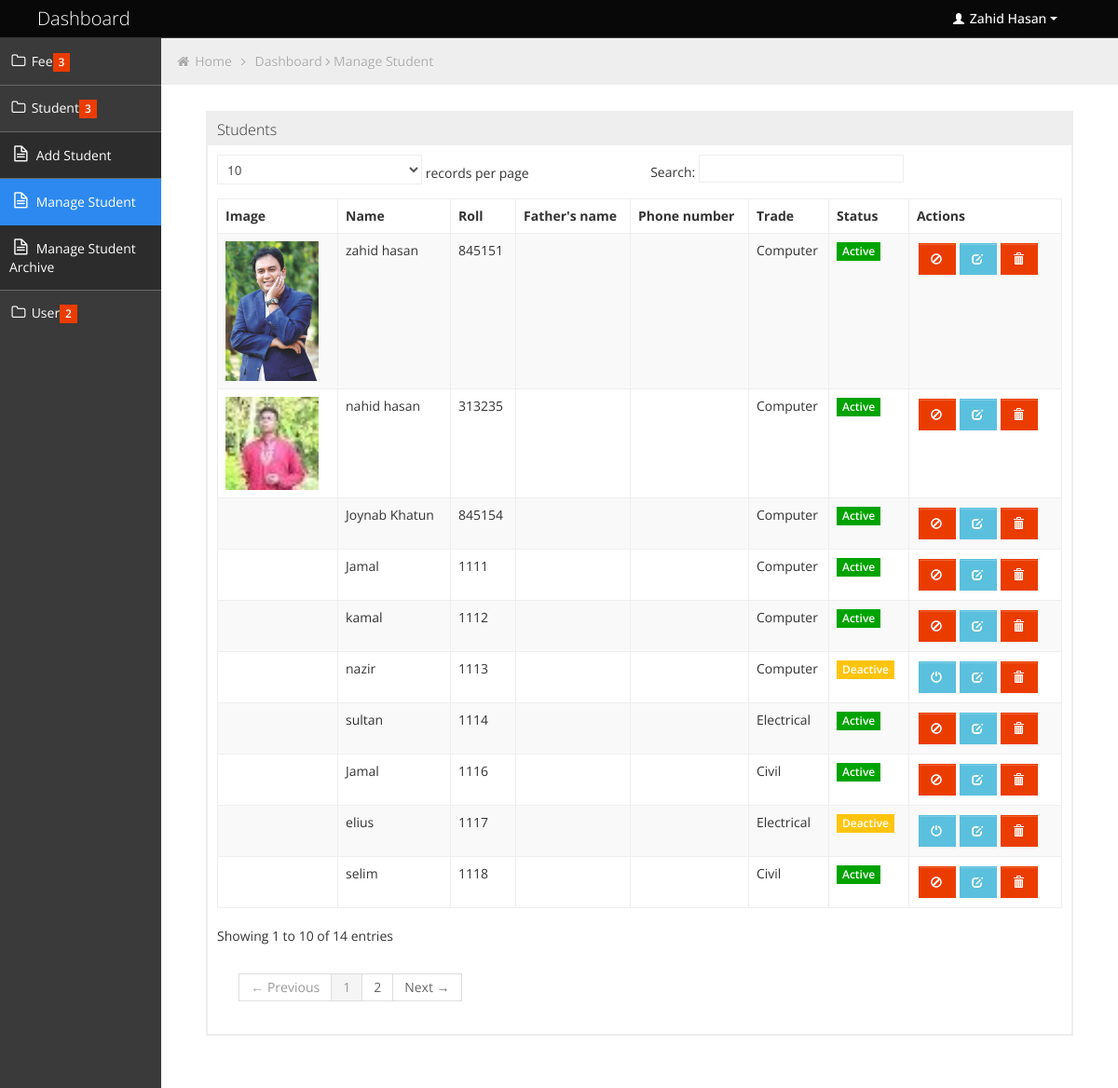
/admin/manageStudent.php (signed in), run on the app's committed database.
### tables this page shows
CREATE TABLE `lms_student` (
  `student_id` int(100) NOT NULL,
  `student_name` varchar(50) NOT NULL,
  `fathersName` varchar(50) NOT NULL,
  `Address` varchar(100) NOT NULL,
  `PhoneNumber` text NOT NULL,
  `student_roll` int(10) NOT NULL,
  `student_image` varchar(255) NOT NULL,
  `student_technology` text NOT NULL,
  `deleteStatus` int(1) NOT NULL,
  `activeStatus` int(1) NOT NULL
);

### admin/manageStudent.php (called while the page is built, shortened)
<?php
	$breadcrumb="Manage Student";
	include 'dashboard.php';
?>

### classes/database.php (called while the page is built, shortened)
<?php
    class Database{
        public function __construct() {
            $userName="root";
            $hostName="localhost";
            $password="";
            $dbName="feecollectionsystem";
            $this->link= mysqli_connect($hostName, $userName, $password, $dbName);
        }
    }
?>

### classes/admin.php (called while the page is built, shortened)
<?php
    include 'database.php';
    class Admin{
        public $db;
        public function __construct() {
            $this->db=new Database();
        }
		public function viewStudentAll(){
			$sql="SELECT * FROM lms_student WHERE 	deleteStatus<>1";
			$result=mysqli_query($this->db->link,$sql);
			return $result;
		}
    }
?>

### admin/pages/manageStudent.php (the view)
<?php
	$StudentResult=$objAdmin->viewStudentAll();
?>
			<div class="row-fluid sortable">
				<div class="box span12">
					<div class="box-header" data-original-title>
						<h2>Students</h2>
					</div>
					<div class="box-content">
						<style type="text/css">
							form{
								float:left;
								margin:2px;
							}
						</style>
						<table class="table table-striped table-bordered bootstrap-datatable datatable">
						  <thead>
							  <tr>
								  <th>Image</th>
								  <th>Name</th>
								  <th>Roll</th>
								  <th>Father's name</th>
								  <th>Phone number</th>
								  <th>Trade</th>
								  <th>Status</th>
								  <?php
								  	if(($_SESSION['fcs_user_level']==1)||($_SESSION['fcs_user_level']==2)){
								  ?>
								    <th>Actions</th>
								  <?php
								  	}
								  ?>
							  </tr>
						  </thead>
						  <tbody>
                                                      <?php
                                                        while($studentRow= mysqli_fetch_assoc($StudentResult)){
                                                            ?>
                                                      <tr>
                                                              <td>
                                                                  <?php
                                                                  if (isset($studentRow['student_image'])) {
                                                                      ?>
                                                                      <a href="../<?php echo $studentRow['student_image']; ?>">
                                                                          <img width='100' src="../<?php echo $studentRow['student_image']; ?>" alt="" />
                                                                      </a>
                                                                      <?php
                                                                  }
                                                                  ?>
                                                              </td>
                                                                        <td><?php echo  $studentRow['student_name']; ?></td>
                                                                        <td><?php echo  $studentRow['student_roll']; ?></td>
                                                                        <td><?php echo  $studentRow['fathersName']; ?></td>
                                                                        <td><?php echo  $studentRow['PhoneNumber']; ?></td>
                                                                        <td><?php echo  $studentRow['student_technology']; ?></td>
                                                                        <td class="center">
                                                                            <?php
                                                                            if ($studentRow['activeStatus'] == 1) {
                                                                                ?>
                                                                                <span class="label label-success">Active</span>
                                                                                <?php
                                                                            } else {
                                                                                ?>
                                                                                <span class="label label-warning">Deactive</span>
                                                                                <?php
                                                                            }
                                                                            ?>
                                                                        </td>
																		<?php
																			if(($_SESSION['fcs_user_level']==1)||($_SESSION['fcs_user_level']==2)){
																		?>
																			<td class="center">
																				<form action="" method='post'>
																						<?php
																						if ($studentRow['activeStatus'] == 1) {
																							?>
																							<button class="btn btn-danger" type='submit' name='deactiveStudent' value="<?php echo  $studentRow['student_id']; ?>" title='deactive'>
																								<i class="halflings-icon white ban-circle"></i>
																							</button>
																							<?php
																						} else {
																							?>
																							<button class="btn btn-info" type='submit' name='activeStudent' value="<?php echo  $studentRow['student_id']; ?>" title='active'>
																								<i class="halflings-icon white off"></i>
																							</button>
																							<?php
																						}
																						?>
																					</form>
																				   <form action="editStudent.php" method='post'>
																						<button class="btn btn-info" type='submit' name='editStudentId' value="<?php echo $studentRow['student_id'];?>" title='edit'>
																							<i class="halflings-icon white edit"></i>
																						</button>
																					</form>
																					<?php
																						if(($_SESSION['fcs_user_level']==1)){
																					?>
																						<form action="" method='post'>
																							<button onclick="return confirm('Are you want to delete it!')" class="btn btn-danger" type='submit' name='deleteStudentid' value="<?php echo $studentRow['student_id'];?>"  title='delete'>
																								<i class="halflings-icon white trash"></i>
																							</button>
																						</form>
																					<?php
																						}
																					?>
																			</td>
																		<?php
																			}
																		?>
                                                                </tr>
                                                            <?php
                                                        }
                                                      ?>
						  </tbody>
					  </table>
					</div>
				</div>
			</div>

### admin/dashboard.php (shortened to what this page needs)
<?php
if(isset($_SESSION['fcs_activation_status'])){
	if($_SESSION['fcs_activation_status']==1){
		if($_SESSION['deleteStatus']==0){
			include 'master.php';
		}else{
			$message="you can't login. <br />because this account is deleted!";
		header("location:index.php?message=$message&messageDanger='danger'");
	}
	}else{
		$message="you can't login. because this account is deactivated!";
		header("location:index.php?message=$message&messageDanger='danger'");
	}
}else{
		header("location:index.php");
	}
?>

### admin/master.php (shortened to what this page needs)
<?php
	include '../classes/admin.php';
	$objAdmin=new Admin();
?>
<!DOCTYPE html>
<html lang="en">
<head>
	<link id="bootstrap-style" href="../assets/backend/css/bootstrap.min.css" rel="stylesheet">
	<link href="../assets/backend/css/bootstrap-responsive.min.css" rel="stylesheet">
	<link id="base-style" href="../assets/backend/css/style.css" rel="stylesheet">
	<link id="base-style-responsive" href="../assets/backend/css/style-responsive.css" rel="stylesheet">
</head>
<body>
	<div class="navbar">
		<div class="navbar-inner">
			<div class="container-fluid">
				<a class="brand" href="index.html"><span>Dashboard</span></a>
				<div class="nav-no-collapse header-nav">
					<ul class="nav pull-right">
						<li class="dropdown">
							<a class="btn dropdown-toggle" data-toggle="dropdown" href="#">
								<i class="halflings-icon white user"></i> <?php echo $_SESSION['fcs_user_name']; ?>
								<span class="caret"></span>
							</a>
						</li>
					</ul>
				</div>
			</div>
		</div>
	</div>
		<div class="container-fluid-full">
		<div class="row-fluid">
			<div id="sidebar-left" class="span2">
				<div class="nav-collapse sidebar-nav">
					<ul class="nav nav-tabs nav-stacked main-menu">
						<li>
							<a class="dropmenu" href="#"><i class="icon-folder-close-alt"></i><span class="hidden-tablet"> Fee</span><span class="label label-important"><?php if($_SESSION['fcs_user_level']==1){ echo '3';}else{ echo '2';}?></span></a>
						</li>
						<li>
							<a class="dropmenu" href="#"><i class="icon-folder-close-alt"></i><span class="hidden-tablet"> Student</span><span class="label label-important"> <?php if($_SESSION['fcs_user_level']==1){ echo '3';}else{ echo '2';}?> </span></a>
							<ul>
								<li><a class="submenu" href="addStudent.php"><i class="icon-file-alt"></i><span class="hidden-tablet"> Add Student</span></a></li>
								<li><a class="submenu" href="manageStudent.php"><i class="icon-file-alt"></i><span class="hidden-tablet"> Manage Student</span></a></li>
								<?php
									if($_SESSION['fcs_user_level']==1){
								?>
								<li><a class="submenu" href="manageStudentArchive.php"><i class="icon-file-alt"></i><span class="hidden-tablet"> Manage Student Archive</span></a></li>
								<?php
									}
								?>
							</ul>
						</li>
						<?php
									if($_SESSION['fcs_user_level']==1){
								?>
								<li>
									<a class="dropmenu" href="#"><i class="icon-folder-close-alt"></i><span class="hidden-tablet"> User</span><span class="label label-important"> 2 </span></a>
								</li>
								<?php
									}else{
								?>
								<li><a href="manageUser.php"><i class="icon-bar-chart"></i><span class="hidden-tablet"> Manage User</span></a></li>
								<?php
									}
								?>
					</ul>
				</div>
			</div>
			<div id="content" class="span10">
			<ul class="breadcrumb">
				<li>
					<i class="icon-home"></i>
                                        <a href="../">Home</a>
					<i class="icon-angle-right"></i>
				</li>
				<li><a href="dashboard.php">Dashboard</a></li>
				<?php
					if(isset($breadcrumb)){
				?>
					<i class="icon-angle-right"></i>
					<li><a><?php echo $breadcrumb;?></a></li>
				<?php
					}
				?>
			</ul>
			<div class="container-fluid">
						<?php
					if(isset($pages)){
						include $pages;
					}else{
						include 'default.php';
					}
				?>
			</div>
	</div>
		</div>
		</div>
</body>
</html>

### assets/backend/css/style-responsive.css (style rules this page uses)
@media (min-width: 1200px) { .container-fluid-full { overflow: hidden; position: relative; height: 100%; } }
@media (min-width: 1200px) { #content { width: 85.578%; padding: 28px; margin: 0px 0px; margin-left: 14.422% !important; } }
@media (min-width: 1200px) { #sidebar-left { background: #3A3A3A; margin-left: 0px !important; position: absolute; height: 100%; } }
@media (min-width: 1200px) { .sidebar-nav > ul { margin: 0px; } }

### assets/backend/css/halflings.css (style rules this page uses)
html, html .halflings { -webkit-font-smoothing: antialiased !important; }
.halflings-icon { display: inline-block; width: 14px; height: 14px; line-height: 14px; vertical-align: text-top; background-image: url(../img/glyphicons_halflings.svg); background-position: 0 0; background-repeat: no-repeat; vertical-align: top; *display: inline; *zoom: 1; *margin-right: .3em; }
.halflings-icon.white { background-image: url(../img/glyphicons_halflings-white.svg); }
.halflings-icon.user { background-position: -168px 0; }
.halflings-icon.off { background-position: -384px 0; }
.halflings-icon.trash { background-position: -456px 0; }
.halflings-icon.edit { background-position: -96px -72px; }
.halflings-icon.ban-circle { background-position: -216px -96px; }

### admin/pages/manageStudent.php (style rules this page uses)
form { float:left; margin:2px; }

### data on the page
lms_student: student_image (picture), student_name "zahid hasan", student_roll "845151", student_technology "Computer", activeStatus "Active", $studentRow['student_id'] 8 (drawn)
lms_student: student_image (picture), student_name "nahid hasan", student_roll "313235", student_technology "Computer", activeStatus "Active", $studentRow['student_id'] 9 (drawn)
lms_student: student_name "Joynab Khatun", student_roll "845154", student_technology "Computer", activeStatus "Active", $studentRow['student_id'] 10 (drawn)
lms_student: student_name "Jamal", student_roll "1111", student_technology "Computer", activeStatus "Active", $studentRow['student_id'] 11 (drawn)
lms_student: student_name "kamal", student_roll "1112", student_technology "Computer", activeStatus "Active", $studentRow['student_id'] 12 (drawn)
lms_student: student_name "nazir", student_roll "1113", student_technology "Computer", activeStatus "Deactive", $studentRow['student_id'] 13 (drawn)
lms_student: student_name "sultan", student_roll "1114", student_technology "Electrical", activeStatus "Active", $studentRow['student_id'] 14 (drawn)
lms_student: student_name "Jamal", student_roll "1116", student_technology "Civil", activeStatus "Active", $studentRow['student_id'] 16 (drawn)
lms_student: student_name "elius", student_roll "1117", student_technology "Electrical", activeStatus "Deactive", $studentRow['student_id'] 17 (drawn)
lms_student: student_name "selim", student_roll "1118", student_technology "Civil", activeStatus "Active", $studentRow['student_id'] 18 (drawn)

### other printed values
$_SESSION['fcs_user_name'] "Zahid Hasan"
$breadcrumb "Manage Student"
